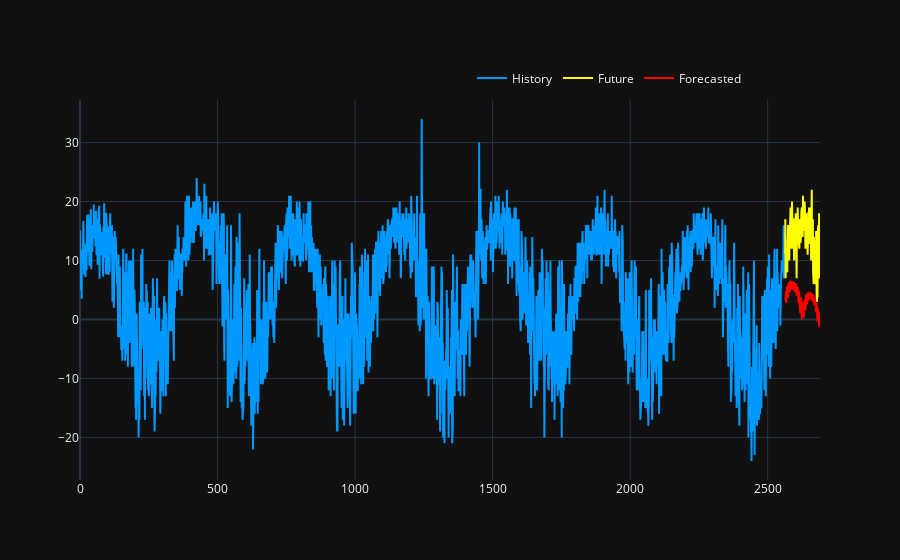

Write notebook code for a chart like this one.
### Code cell
last_train_values = train_set.Elec_kW.values[-input_len:]
next_validation_values = valid_set.Elec_kW.values[:fh]
pred_y = exp.predict(last_train_values, fh)
exp.print_metrics(next_validation_values, pred_y)
#
#
plot_predictions(train_set.Elec_kW.values, next_validation_values, pred_y)
